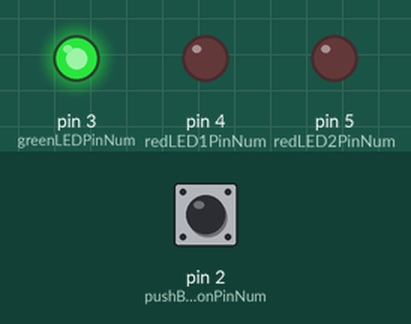
Recording of a sketch running on a simulated Arduino Uno, built with avr-gcc and run on an emulated ATmega328P. Parts: output pins drawn as LEDs (lit = HIGH). Dashed ring = blinking. Inputs (shaded band) come from the test bench; at power-on: pin 2 (pushButtonPinNum) LOW.

Above: at 1.2 s.
1.3 s: pin 2 (pushButtonPinNum) pulled HIGH for 0.15 s
At 1.42 s:
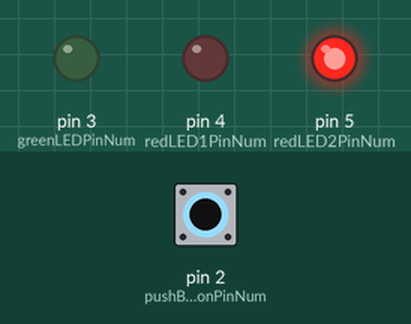
3.3 s: pin 2 (pushButtonPinNum) pulled HIGH for 3.2 s
At 3.67 s:
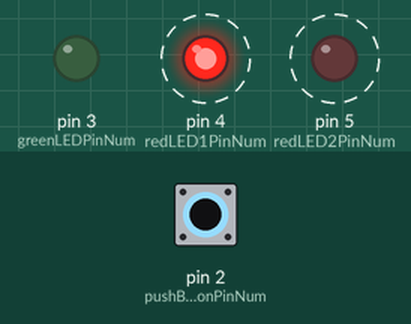
Timing chart, 0 to 8.3 s (numbered marks = the images above; inputs shaded):
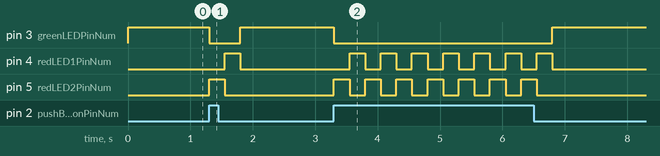

The sketch:

spacecraft_interface.ino
```cpp
/*
Author:         Robbie Brandrick
Date:           December 30, 2015
Description:    Code for the science fiction spacecraft interface built with an
                Arduino Uno. When the arduino starts up turn the green LED on and
                when the push button is pressed turn off the green LED and blink the
                two red LEDs to make it seem like the spacecrafts hyperdrive has
                been engaged.
*/

const int pushButtonPinNum = 2;
const int greenLEDPinNum = 3;
const int redLED1PinNum = 4;
const int redLED2PinNum = 5;
const int redLEDBlinkDelay = 250;
int pushButtonState = 0;

/* Sets up the arduino's digital pins */
void setup(){

    pinMode(pushButtonPinNum, INPUT);
    pinMode(greenLEDPinNum, OUTPUT);
    pinMode(redLED1PinNum, OUTPUT);
    pinMode(redLED2PinNum, OUTPUT);

}

/*Continous loop which allows the user to engage hyperdrive*/
void loop(){

    if(PushButtonIsPressed()){

        TurnOffGreenLEDAndBlinkRedLEDs();

    } else {

        TurnOnGreenLEDAndTurnOffRedLEDs();

    }

}

/* Determines if the switch has been pressed */
boolean PushButtonIsPressed(){

    ReadSwitchSensor();

    return pushButtonState == HIGH;

}

/* Reads the push button sensor to determine whether is been pressed */
void ReadSwitchSensor(){

    pushButtonState = digitalRead(pushButtonPinNum);

}

/* Turn green LED off and blink red LEDs to make it seem like hyperdrive has been engaged */
void TurnOffGreenLEDAndBlinkRedLEDs(){

    digitalWrite(greenLEDPinNum, LOW);   // Turn off Green LED 1
    digitalWrite(redLED1PinNum, LOW);   // Turn off Red LED 1
    digitalWrite(redLED2PinNum, HIGH);  // Turn on Red LED 2

    delay(redLEDBlinkDelay);

    digitalWrite(redLED1PinNum, HIGH);  // Turn on Red LED 1
    digitalWrite(redLED2PinNum, LOW);   // Turn off Red LED 2

    delay(redLEDBlinkDelay);

}

/* Turn on the green LED and turn off the red LEDs to make it seem like hyperdrive has been disengaged*/
void TurnOnGreenLEDAndTurnOffRedLEDs(){

    digitalWrite(greenLEDPinNum, HIGH);  // Turn on Green LED 1
    digitalWrite(redLED1PinNum, LOW);   // Turn off Red LED 1
    digitalWrite(redLED2PinNum, LOW);   // Turn off Red LED 2

}
```

Measured:
- after the input at 1.3 s, pin 3 (greenLEDPinNum): HIGH → LOW at once, → HIGH 0.50 s later; pin 4 (redLED1PinNum): LOW → HIGH after 0.25 s, → LOW 0.25 s later; pin 5 (redLED2PinNum): LOW → HIGH at once, → LOW 0.25 s later
- after the input at 3.3 s, pin 3 (greenLEDPinNum): HIGH → LOW at once, → HIGH 3.5 s later; pin 4 (redLED1PinNum): alternates HIGH for 0.25 s and LOW for 0.25 s, 14 changes in all, then stays LOW, starting after 0.25 s; pin 5 (redLED2PinNum): alternates HIGH for 0.25 s and LOW for 0.25 s, 14 changes in all, then stays LOW, starting at once
